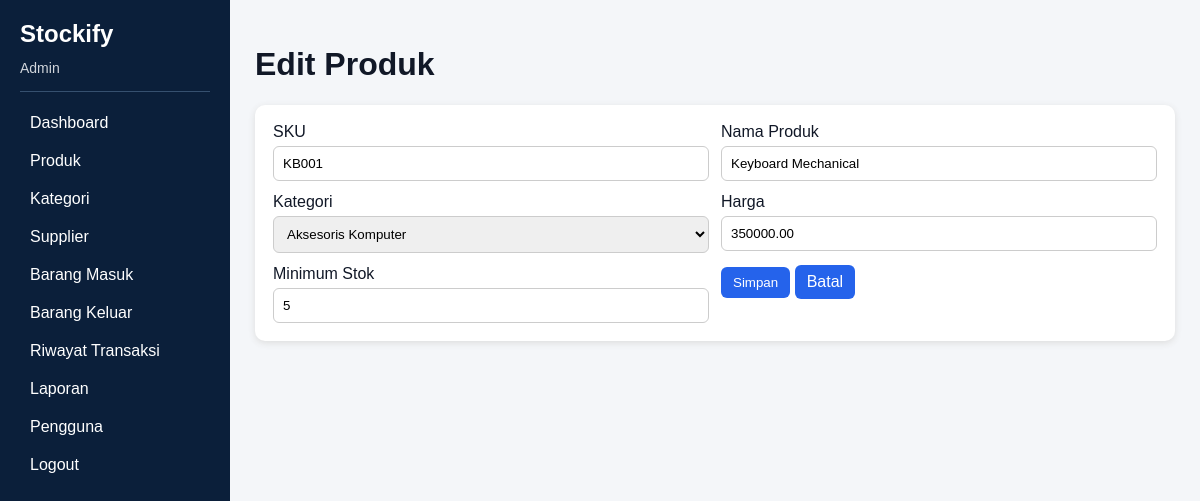
/public/products/form.php?id=1 (signed in), run on the app's committed database.
### tables this page shows
CREATE TABLE products(id INT AUTO_INCREMENT PRIMARY KEY,category_id INT NOT NULL,sku VARCHAR(50) UNIQUE NOT NULL,name VARCHAR(150) NOT NULL,price DECIMAL(15,2) NOT NULL DEFAULT 0,stock INT NOT NULL DEFAULT 0,minimum_stock INT NOT NULL DEFAULT 5,created_at TIMESTAMP DEFAULT CURRENT_TIMESTAMP,updated_at TIMESTAMP DEFAULT CURRENT_TIMESTAMP ON UPDATE CURRENT_TIMESTAMP,FOREIGN KEY(category_id) REFERENCES categories(id) ON UPDATE CASCADE ON DELETE RESTRICT);

CREATE TABLE categories(id INT AUTO_INCREMENT PRIMARY KEY,name VARCHAR(100) UNIQUE NOT NULL,created_at TIMESTAMP DEFAULT CURRENT_TIMESTAMP);

### helpers/auth.php (called while the page is built, shortened)
<?php
function e($v){return htmlspecialchars((string)($v??''),ENT_QUOTES,'UTF-8');}
?>

### public/products/form.php (the view)
<?php require_once __DIR__.'/../../config/database.php';require_once __DIR__.'/../../helpers/auth.php';$id=(int)($_GET['id']??0);$page_title=$id?'Edit Produk':'Tambah Produk';$err='';$p=['category_id'=>'','sku'=>'','name'=>'','price'=>'','minimum_stock'=>5];if($id){$q=$pdo->prepare('SELECT * FROM products WHERE id=?');$q->execute([$id]);$p=$q->fetch();if(!$p)die('Produk tidak ditemukan.');}if($_SERVER['REQUEST_METHOD']==='POST'){$cat=(int)$_POST['category_id'];$sku=trim($_POST['sku']);$name=trim($_POST['name']);$price=(float)$_POST['price'];$min=(int)$_POST['minimum_stock'];if(!$cat||$sku===''||$name===''||$price<0||$min<0)$err='Data belum valid.';else try{if($id){$q=$pdo->prepare('UPDATE products SET category_id=?,sku=?,name=?,price=?,minimum_stock=? WHERE id=?');$q->execute([$cat,$sku,$name,$price,$min,$id]);}else{$q=$pdo->prepare('INSERT INTO products(category_id,sku,name,price,stock,minimum_stock) VALUES(?,?,?,?,0,?)');$q->execute([$cat,$sku,$name,$price,$min]);}header('Location:index.php');exit;}catch(PDOException $e){$err='SKU sudah digunakan.';}}$cats=$pdo->query('SELECT * FROM categories ORDER BY name')->fetchAll();require __DIR__.'/../../views/header.php';?><div class="card"><?php if($err):?><div class="alert"><?=e($err)?></div><?php endif;?><form method="post" class="grid"><div><label>SKU</label><input name="sku" value="<?=e($p['sku'])?>" required></div><div><label>Nama Produk</label><input name="name" value="<?=e($p['name'])?>" required></div><div><label>Kategori</label><select name="category_id" required><option value="">Pilih</option><?php foreach($cats as $c):?><option value="<?=$c['id']?>" <?=$p['category_id']==$c['id']?'selected':''?>><?=e($c['name'])?></option><?php endforeach;?></select></div><div><label>Harga</label><input type="number" min="0" name="price" value="<?=e($p['price'])?>" required></div><div><label>Minimum Stok</label><input type="number" min="0" name="minimum_stock" value="<?=e($p['minimum_stock'])?>" required></div><div><button class="btn">Simpan</button> <a class="btn" href="index.php">Batal</a></div></form></div><?php require __DIR__.'/../../views/footer.php';

### views/header.php (style rules this page uses)
* { box-sizing: border-box; }
body { margin: 0; font-family: Arial; background: #F4F6F9; color: #111827; }
.card { background: #fff; padding: 18px; border-radius: 10px; margin-bottom: 18px; box-shadow: 0 2px 7px #ddd; }
.grid { display: grid; grid-template-columns: repeat(2, 1fr); gap: 12px; }
input, select, textarea { width: 100%; padding: 9px; border: 1px solid #ccc; border-radius: 6px; margin-top: 5px; }
.btn { display: inline-block; padding: 8px 12px; border: 0; border-radius: 6px; background: #2563EB; color: #fff; text-decoration: none; cursor: pointer; }

### data on the page
products: sku "KB001", name "Keyboard Mechanical", category_id "Aksesoris Komputer", price "350000.00", minimum_stock "5"

### other printed values
$u['role'] "Admin"
$title "Edit Produk"
